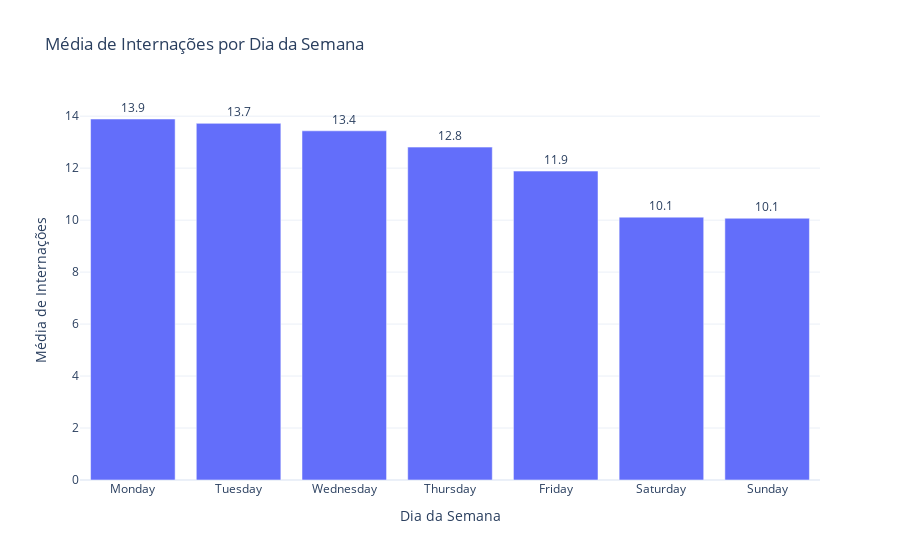

Notebook cell for this chart:
### Code cell
#@title 5. Análise por Dia da Semana
dia_semana = df_sus_internacoes.groupby('dia_da_semana')['num_internacoes'].mean().reset_index()
dia_semana['dia_da_semana'] = pd.Categorical(dia_semana['dia_da_semana'],
                                            categories=['Monday', 'Tuesday', 'Wednesday',
                                                       'Thursday', 'Friday', 'Saturday', 'Sunday'],
                                            ordered=True)
dia_semana = dia_semana.sort_values('dia_da_semana')

fig = px.bar(dia_semana, x='dia_da_semana', y='num_internacoes',
             title='Média de Internações por Dia da Semana',
             labels={'num_internacoes': 'Média de Internações', 'dia_da_semana': 'Dia da Semana'},
             text='num_internacoes',
             template='plotly_white')

fig.update_traces(texttemplate='%{text:.1f}', textposition='outside')
fig.update_layout(uniformtext_minsize=8, uniformtext_mode='hide')
fig.show()

### Figure 1 — Plotly figure (JSON) as saved in the notebook; plotly's stock layout.template omitted (floating-point values rounded to 4 significant figures)
{"data": [{"alignmentgroup": "True", "hovertemplate": "Dia da Semana=%{x}<br>Média de Internações=%{text}<extra></extra>", "legendgroup": "", "marker": {"color": "#636efa", "pattern": {"shape": ""}}, "name": "", "offsetgroup": "", "orientation": "v", "showlegend": false, "text": [13.89, 13.72, 13.44, 12.81, 11.89, 10.11, 10.07], "textposition": "outside", "texttemplate": "%{text:.1f}", "type": "bar", "x": ["Monday", "Tuesday", "Wednesday", "Thursday", "Friday", "Saturday", "Sunday"], "xaxis": "x", "y": [13.89, 13.72, 13.44, 12.81, 11.89, 10.11, 10.07], "yaxis": "y"}], "layout": {"barmode": "relative", "legend": {"tracegroupgap": 0}, "title": {"text": "Média de Internações por Dia da Semana"}, "uniformtext": {"minsize": 8, "mode": "hide"}, "xaxis": {"anchor": "y", "domain": [0, 1], "title": {"text": "Dia da Semana"}}, "yaxis": {"anchor": "x", "domain": [0, 1], "title": {"text": "Média de Internações"}}}}
